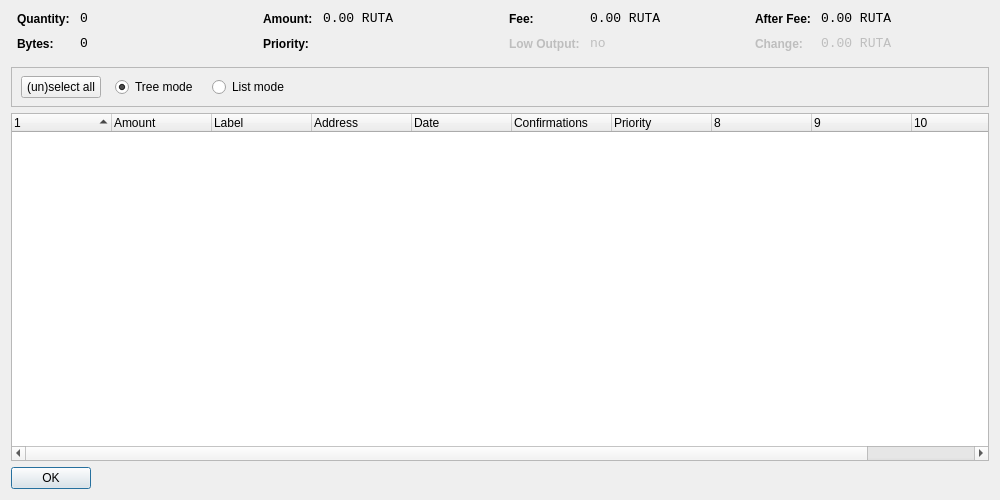
<?xml version="1.0" encoding="UTF-8"?>
<ui version="4.0">
 <class>CoinControlDialog</class>
 <widget class="QDialog" name="CoinControlDialog">
  <property name="geometry">
   <rect>
    <x>0</x>
    <y>0</y>
    <width>1000</width>
    <height>500</height>
   </rect>
  </property>
  <property name="windowTitle">
   <string>Coin Control</string>
  </property>
  <layout class="QVBoxLayout" name="verticalLayout">
   <item>
    <layout class="QHBoxLayout" name="horizontalLayoutTop" stretch="0,0,0,0">
     <property name="topMargin">
      <number>0</number>
     </property>
     <property name="bottomMargin">
      <number>10</number>
     </property>
     <item>
      <layout class="QFormLayout" name="formLayoutCoinControl1">
       <property name="horizontalSpacing">
        <number>10</number>
       </property>
       <property name="verticalSpacing">
        <number>10</number>
       </property>
       <property name="leftMargin">
        <number>6</number>
       </property>
       <property name="rightMargin">
        <number>6</number>
       </property>
       <item row="0" column="0">
        <widget class="QLabel" name="labelCoinControlQuantityText">
         <property name="styleSheet">
          <string notr="true">font-weight:bold;</string>
         </property>
         <property name="text">
          <string>Quantity:</string>
         </property>
        </widget>
       </item>
       <item row="0" column="1">
        <widget class="QLabel" name="labelCoinControlQuantity">
         <property name="font">
          <font>
           <family>Monospace</family>
           <pointsize>10</pointsize>
          </font>
         </property>
         <property name="cursor">
          <cursorShape>IBeamCursor</cursorShape>
         </property>
         <property name="contextMenuPolicy">
          <enum>Qt::ActionsContextMenu</enum>
         </property>
         <property name="text">
          <string notr="true">0</string>
         </property>
         <property name="textInteractionFlags">
          <set>Qt::LinksAccessibleByMouse|Qt::TextSelectableByKeyboard|Qt::TextSelectableByMouse</set>
         </property>
        </widget>
       </item>
       <item row="1" column="0">
        <widget class="QLabel" name="labelCoinControlBytesText">
         <property name="styleSheet">
          <string notr="true">font-weight:bold;</string>
         </property>
         <property name="text">
          <string>Bytes:</string>
         </property>
        </widget>
       </item>
       <item row="1" column="1">
        <widget class="QLabel" name="labelCoinControlBytes">
         <property name="font">
          <font>
           <family>Monospace</family>
           <pointsize>10</pointsize>
          </font>
         </property>
         <property name="cursor">
          <cursorShape>IBeamCursor</cursorShape>
         </property>
         <property name="contextMenuPolicy">
          <enum>Qt::ActionsContextMenu</enum>
         </property>
         <property name="text">
          <string notr="true">0</string>
         </property>
         <property name="textInteractionFlags">
          <set>Qt::LinksAccessibleByMouse|Qt::TextSelectableByKeyboard|Qt::TextSelectableByMouse</set>
         </property>
        </widget>
       </item>
      </layout>
     </item>
     <item>
      <layout class="QFormLayout" name="formLayoutCoinControl2">
       <property name="horizontalSpacing">
        <number>10</number>
       </property>
       <property name="verticalSpacing">
        <number>10</number>
       </property>
       <property name="leftMargin">
        <number>6</number>
       </property>
       <property name="rightMargin">
        <number>6</number>
       </property>
       <item row="0" column="0">
        <widget class="QLabel" name="labelCoinControlAmountText">
         <property name="styleSheet">
          <string notr="true">font-weight:bold;</string>
         </property>
         <property name="text">
          <string>Amount:</string>
         </property>
        </widget>
       </item>
       <item row="0" column="1">
        <widget class="QLabel" name="labelCoinControlAmount">
         <property name="font">
          <font>
           <family>Monospace</family>
           <pointsize>10</pointsize>
          </font>
         </property>
         <property name="cursor">
          <cursorShape>IBeamCursor</cursorShape>
         </property>
         <property name="contextMenuPolicy">
          <enum>Qt::ActionsContextMenu</enum>
         </property>
         <property name="text">
          <string notr="true">0.00 RUTA</string>
         </property>
         <property name="textInteractionFlags">
          <set>Qt::LinksAccessibleByMouse|Qt::TextSelectableByKeyboard|Qt::TextSelectableByMouse</set>
         </property>
        </widget>
       </item>
       <item row="1" column="0">
        <widget class="QLabel" name="labelCoinControlPriorityText">
         <property name="styleSheet">
          <string notr="true">font-weight:bold;</string>
         </property>
         <property name="text">
          <string>Priority:</string>
         </property>
        </widget>
       </item>
       <item row="1" column="1">
        <widget class="QLabel" name="labelCoinControlPriority">
         <property name="font">
          <font>
           <family>Monospace</family>
           <pointsize>10</pointsize>
          </font>
         </property>
         <property name="cursor">
          <cursorShape>IBeamCursor</cursorShape>
         </property>
         <property name="contextMenuPolicy">
          <enum>Qt::ActionsContextMenu</enum>
         </property>
         <property name="text">
          <string/>
         </property>
         <property name="textInteractionFlags">
          <set>Qt::LinksAccessibleByMouse|Qt::TextSelectableByKeyboard|Qt::TextSelectableByMouse</set>
         </property>
        </widget>
       </item>
      </layout>
     </item>
     <item>
      <layout class="QFormLayout" name="formLayoutCoinControl3">
       <property name="horizontalSpacing">
        <number>10</number>
       </property>
       <property name="verticalSpacing">
        <number>10</number>
       </property>
       <property name="leftMargin">
        <number>6</number>
       </property>
       <property name="rightMargin">
        <number>6</number>
       </property>
       <item row="0" column="0">
        <widget class="QLabel" name="labelCoinControlFeeText">
         <property name="styleSheet">
          <string notr="true">font-weight:bold;</string>
         </property>
         <property name="text">
          <string>Fee:</string>
         </property>
        </widget>
       </item>
       <item row="0" column="1">
        <widget class="QLabel" name="labelCoinControlFee">
         <property name="font">
          <font>
           <family>Monospace</family>
           <pointsize>10</pointsize>
          </font>
         </property>
         <property name="cursor">
          <cursorShape>IBeamCursor</cursorShape>
         </property>
         <property name="contextMenuPolicy">
          <enum>Qt::ActionsContextMenu</enum>
         </property>
         <property name="text">
          <string notr="true">0.00 RUTA</string>
         </property>
         <property name="textInteractionFlags">
          <set>Qt::LinksAccessibleByMouse|Qt::TextSelectableByKeyboard|Qt::TextSelectableByMouse</set>
         </property>
        </widget>
       </item>
       <item row="1" column="0">
        <widget class="QLabel" name="labelCoinControlLowOutputText">
         <property name="enabled">
          <bool>false</bool>
         </property>
         <property name="styleSheet">
          <string notr="true">font-weight:bold;</string>
         </property>
         <property name="text">
          <string>Low Output:</string>
         </property>
        </widget>
       </item>
       <item row="1" column="1">
        <widget class="QLabel" name="labelCoinControlLowOutput">
         <property name="enabled">
          <bool>false</bool>
         </property>
         <property name="font">
          <font>
           <family>Monospace</family>
           <pointsize>10</pointsize>
          </font>
         </property>
         <property name="cursor">
          <cursorShape>IBeamCursor</cursorShape>
         </property>
         <property name="contextMenuPolicy">
          <enum>Qt::ActionsContextMenu</enum>
         </property>
         <property name="text">
          <string notr="true">no</string>
         </property>
         <property name="textInteractionFlags">
          <set>Qt::LinksAccessibleByMouse|Qt::TextSelectableByKeyboard|Qt::TextSelectableByMouse</set>
         </property>
        </widget>
       </item>
      </layout>
     </item>
     <item>
      <layout class="QFormLayout" name="formLayoutCoinControl4">
       <property name="horizontalSpacing">
        <number>10</number>
       </property>
       <property name="verticalSpacing">
        <number>10</number>
       </property>
       <property name="leftMargin">
        <number>6</number>
       </property>
       <property name="rightMargin">
        <number>6</number>
       </property>
       <item row="0" column="0">
        <widget class="QLabel" name="labelCoinControlAfterFeeText">
         <property name="styleSheet">
          <string notr="true">font-weight:bold;</string>
         </property>
         <property name="text">
          <string>After Fee:</string>
         </property>
        </widget>
       </item>
       <item row="0" column="1">
        <widget class="QLabel" name="labelCoinControlAfterFee">
         <property name="font">
          <font>
           <family>Monospace</family>
           <pointsize>10</pointsize>
          </font>
         </property>
         <property name="cursor">
          <cursorShape>IBeamCursor</cursorShape>
         </property>
         <property name="contextMenuPolicy">
          <enum>Qt::ActionsContextMenu</enum>
         </property>
         <property name="text">
          <string notr="true">0.00 RUTA</string>
         </property>
         <property name="textInteractionFlags">
          <set>Qt::LinksAccessibleByMouse|Qt::TextSelectableByKeyboard|Qt::TextSelectableByMouse</set>
         </property>
        </widget>
       </item>
       <item row="1" column="0">
        <widget class="QLabel" name="labelCoinControlChangeText">
         <property name="enabled">
          <bool>false</bool>
         </property>
         <property name="styleSheet">
          <string notr="true">font-weight:bold;</string>
         </property>
         <property name="text">
          <string>Change:</string>
         </property>
        </widget>
       </item>
       <item row="1" column="1">
        <widget class="QLabel" name="labelCoinControlChange">
         <property name="enabled">
          <bool>false</bool>
         </property>
         <property name="font">
          <font>
           <family>Monospace</family>
           <pointsize>10</pointsize>
          </font>
         </property>
         <property name="cursor">
          <cursorShape>IBeamCursor</cursorShape>
         </property>
         <property name="contextMenuPolicy">
          <enum>Qt::ActionsContextMenu</enum>
         </property>
         <property name="text">
          <string notr="true">0.00 RUTA</string>
         </property>
         <property name="textInteractionFlags">
          <set>Qt::LinksAccessibleByMouse|Qt::TextSelectableByKeyboard|Qt::TextSelectableByMouse</set>
         </property>
        </widget>
       </item>
      </layout>
     </item>
    </layout>
   </item>
   <item>
    <widget class="QFrame" name="frame">
     <property name="minimumSize">
      <size>
       <width>0</width>
       <height>40</height>
      </size>
     </property>
     <property name="frameShape">
      <enum>QFrame::StyledPanel</enum>
     </property>
     <property name="frameShadow">
      <enum>QFrame::Sunken</enum>
     </property>
     <widget class="QWidget" name="horizontalLayoutWidget">
      <property name="geometry">
       <rect>
        <x>10</x>
        <y>0</y>
        <width>781</width>
        <height>41</height>
       </rect>
      </property>
      <layout class="QHBoxLayout" name="horizontalLayoutPanel" stretch="0,0,0,0,0">
       <property name="spacing">
        <number>14</number>
       </property>
       <item>
        <widget class="QPushButton" name="pushButtonSelectAll">
         <property name="sizePolicy">
          <sizepolicy hsizetype="Maximum" vsizetype="Fixed">
           <horstretch>0</horstretch>
           <verstretch>0</verstretch>
          </sizepolicy>
         </property>
         <property name="text">
          <string>(un)select all</string>
         </property>
        </widget>
       </item>
       <item>
        <widget class="QRadioButton" name="radioTreeMode">
         <property name="sizePolicy">
          <sizepolicy hsizetype="Maximum" vsizetype="Fixed">
           <horstretch>0</horstretch>
           <verstretch>0</verstretch>
          </sizepolicy>
         </property>
         <property name="text">
          <string>Tree mode</string>
         </property>
         <property name="checked">
          <bool>true</bool>
         </property>
        </widget>
       </item>
       <item>
        <widget class="QRadioButton" name="radioListMode">
         <property name="sizePolicy">
          <sizepolicy hsizetype="Maximum" vsizetype="Fixed">
           <horstretch>0</horstretch>
           <verstretch>0</verstretch>
          </sizepolicy>
         </property>
         <property name="text">
          <string>List mode</string>
         </property>
        </widget>
       </item>
       <item>
        <spacer name="horizontalSpacer">
         <property name="orientation">
          <enum>Qt::Horizontal</enum>
         </property>
         <property name="sizeHint" stdset="0">
          <size>
           <width>40</width>
           <height>20</height>
          </size>
         </property>
        </spacer>
       </item>
      </layout>
     </widget>
    </widget>
   </item>
   <item>
    <widget class="CoinControlTreeWidget" name="treeWidget">
     <property name="contextMenuPolicy">
      <enum>Qt::CustomContextMenu</enum>
     </property>
     <property name="sortingEnabled">
      <bool>false</bool>
     </property>
     <property name="columnCount">
      <number>11</number>
     </property>
     <attribute name="headerShowSortIndicator" stdset="0">
      <bool>true</bool>
     </attribute>
     <attribute name="headerStretchLastSection">
      <bool>false</bool>
     </attribute>
     <column>
      <property name="text">
       <string/>
      </property>
     </column>
     <column>
      <property name="text">
       <string>Amount</string>
      </property>
     </column>
     <column>
      <property name="text">
       <string>Label</string>
      </property>
     </column>
     <column>
      <property name="text">
       <string>Address</string>
      </property>
     </column>
     <column>
      <property name="text">
       <string>Date</string>
      </property>
     </column>
     <column>
      <property name="text">
       <string>Confirmations</string>
      </property>
      <property name="toolTip">
       <string>Confirmed</string>
      </property>
     </column>
     <column>
      <property name="text">
       <string>Priority</string>
      </property>
     </column>
     <column>
      <property name="text">
       <string/>
      </property>
     </column>
     <column>
      <property name="text">
       <string/>
      </property>
     </column>
     <column>
      <property name="text">
       <string/>
      </property>
     </column>
     <column>
      <property name="text">
       <string/>
      </property>
     </column>
    </widget>
   </item>
   <item>
    <widget class="QDialogButtonBox" name="buttonBox">
     <property name="sizePolicy">
      <sizepolicy hsizetype="Maximum" vsizetype="Fixed">
       <horstretch>0</horstretch>
       <verstretch>0</verstretch>
      </sizepolicy>
     </property>
     <property name="orientation">
      <enum>Qt::Horizontal</enum>
     </property>
     <property name="standardButtons">
      <set>QDialogButtonBox::Ok</set>
     </property>
    </widget>
   </item>
  </layout>
 </widget>
 <customwidgets>
  <customwidget>
   <class>CoinControlTreeWidget</class>
   <extends>QTreeWidget</extends>
   <header>coincontroltreewidget.h</header>
  </customwidget>
 </customwidgets>
 <resources/>
 <connections/>
</ui>
